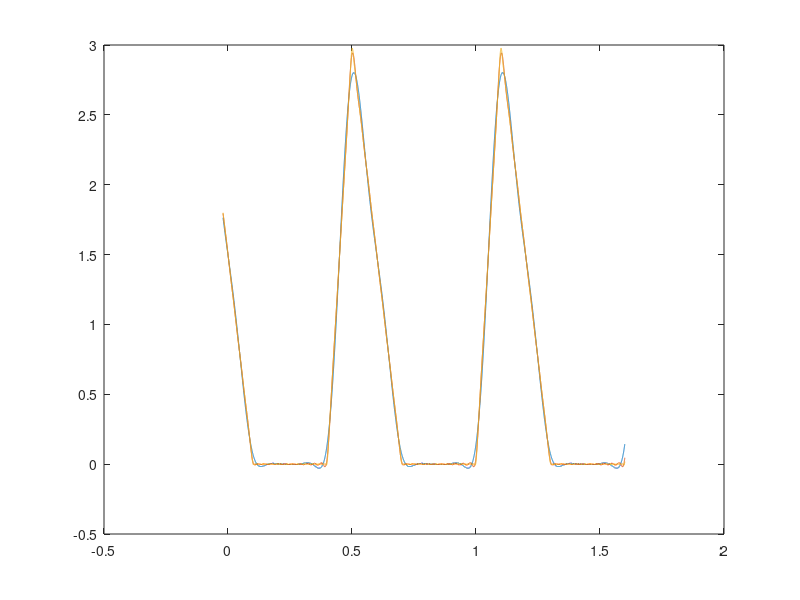

MATLAB code to generate this figure:
samplerate=16e3
t = (-320:8000*3.2)'/samplerate; w0 = 2*pi/0.6; T = 2*pi/w0; Ta = 0.05; Tb = 0.1;
aak = @(k) 30*sin(k*w0*Ta)./(k*pi).*exp(-1i*k*w0*Ta);
abk = @(k) 15*sin(k*w0*Tb)./(k*pi).*exp(-1i*k*w0*Tb);
dk = @(k) aak(k).*exp(-1i*k*w0*0.4) - abk(k).*exp(-1i*k*w0*0.5); % a'_k
xk = @(k) dk(k)./(1i*k*w0); % a_k, k ~= 0
x0 = 0.75; % a_0 (c = 0)
for N = [5 20 50]
xN = exp(1i*w0*t*(-N:N))*[xk(-N:-1) x0 xk(1:N)].';
plot(t, real(xN)); hold on
end
